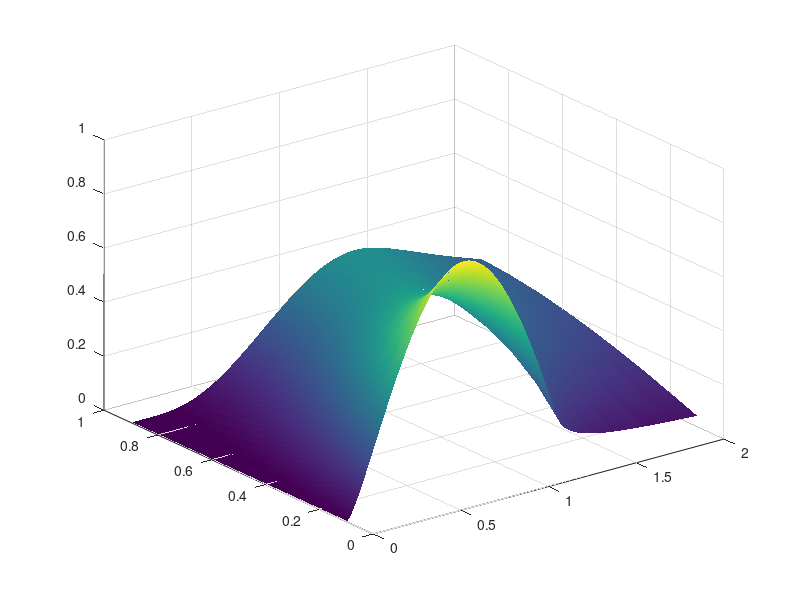

Here is the MATLAB script that generated this plot:
% Computer exercise 3 Part 1, David Ahnlund Emil Gestsson
clc, clear;

N = 10; %Discretization resolution in x
M = 100000; %Discretization resolution in t
Lx = 1;
T = 2;
d = 0.35;
a = 1.2;
dx = Lx/N;
dt = T/M;

%% A
A = d*1/dx^2 * spdiags([1*ones(N-1,1) (-2*ones(N-1,1)) 1*ones(N-1,1)], -1:1, N-1, N-1);

%Adjust for Neumann boundary condition
A(end,end) = d*1/dx^2 * (-2/3);
A(end,end-1) = d*1/dx^2 * (2/3);

b = @(t) d/(dx^2)*[ sin(pi*t/a) * (t<=a) ;zeros(N-2,1)];

% Initial condition
u0 = zeros(N-1,1);

saved_u = zeros(N-1,M+1);
saved_u(:,1) = u0;

%Explicit Euler
uk = u0;
t = 0:dt:T;
for n = 2:length(t)
    u_new = uk + dt*(A*uk + b(t(n)));
    saved_u(:,n) = u_new;
    uk = u_new;
end

x = dx:dx:Lx-dx;
surf(t,x,saved_u)
shading interp

